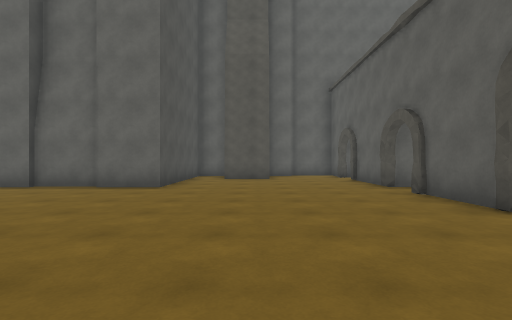
view 1 (above)

24 first-person views from a walk through a scene from a Unity 3-D project. The camera is 1.3 m above the floor, looks level and sees 85° across. The floor is counted in squares, 2 m on a side. Each view is taken from the middle of a square. On the plan, view 1 faces up. The plan holds only what a view shows up to about 9 squares ahead; the rest is blank. The place goes on beyond the plan. The player character is not drawn. Surface patterns are stand-ins for the level's own textures.

view 2
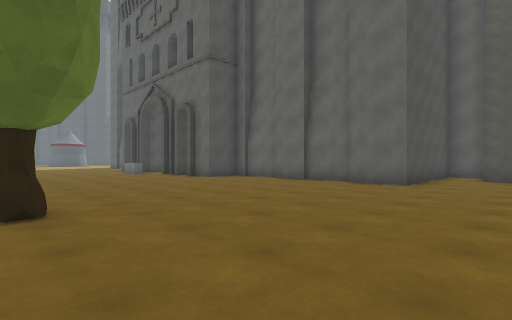

view 3
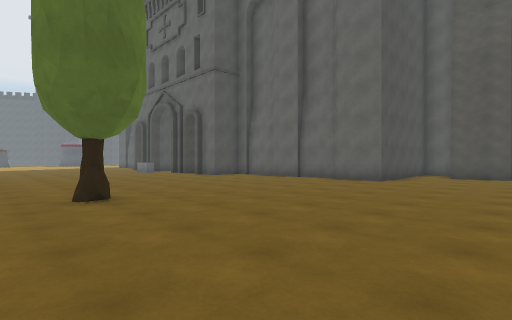

view 4
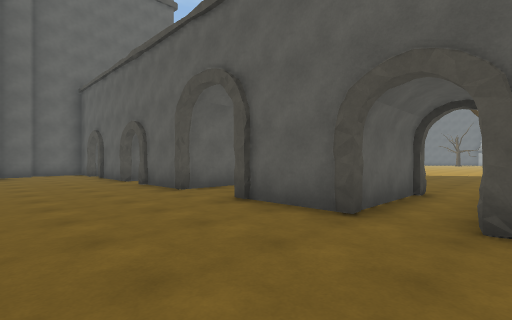

view 5
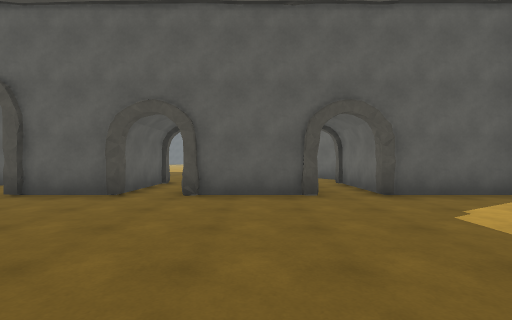

view 6
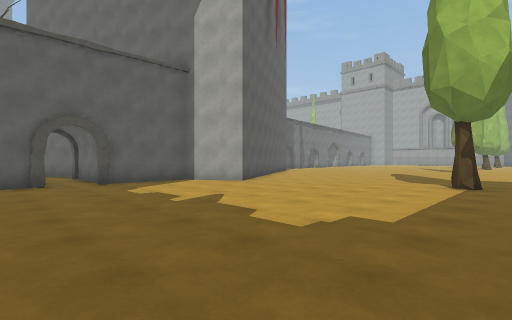

view 7
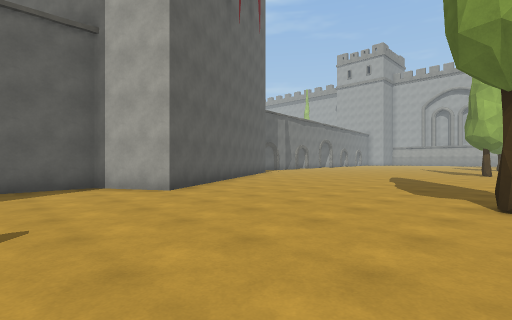

view 8
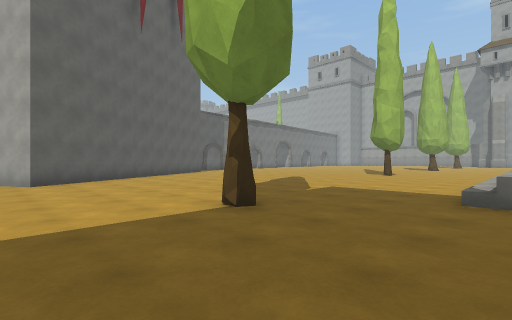

view 9
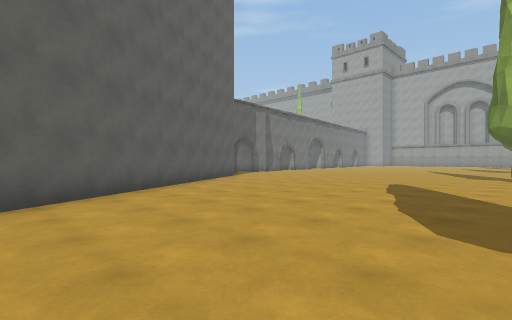

view 10
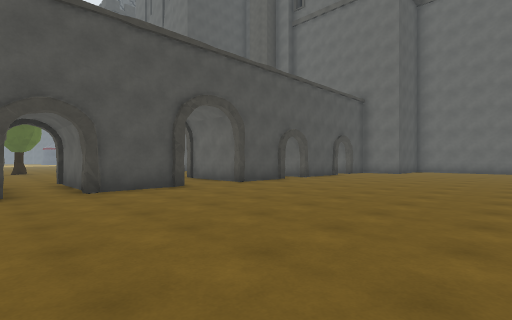

view 11
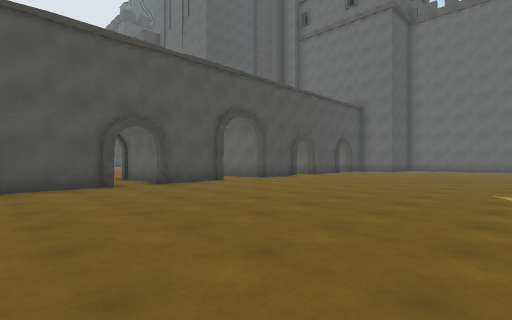

view 12
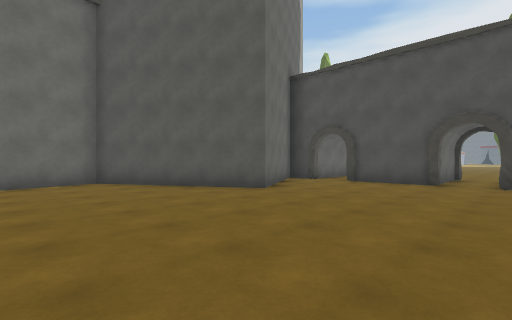

view 13
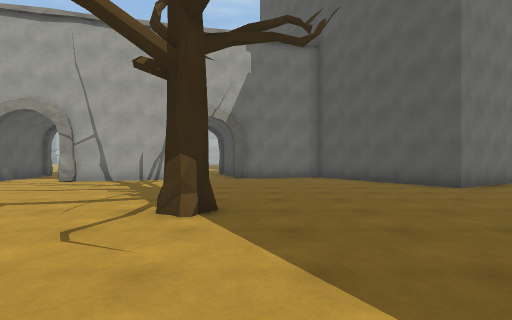

view 14
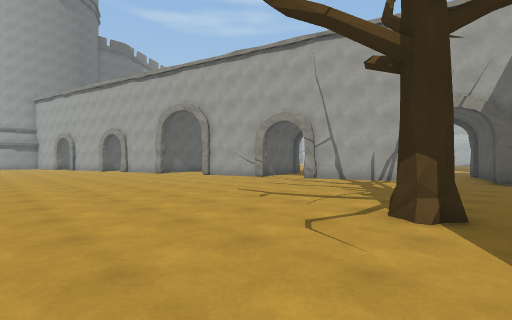

view 15
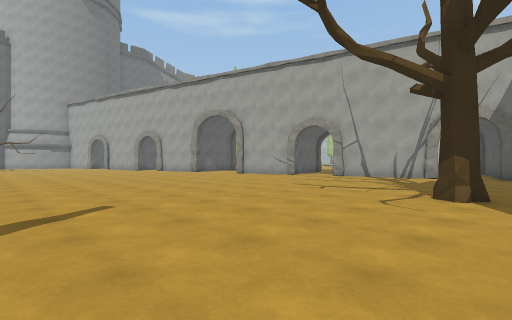

view 16
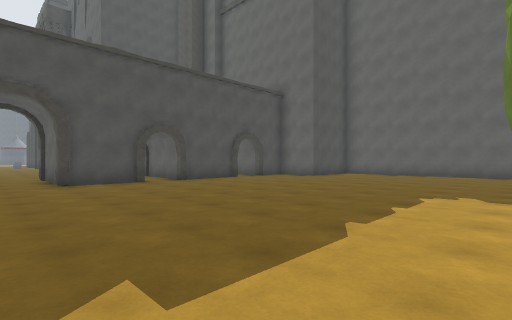

view 17
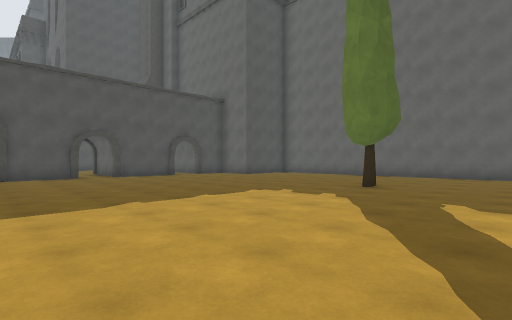

view 18
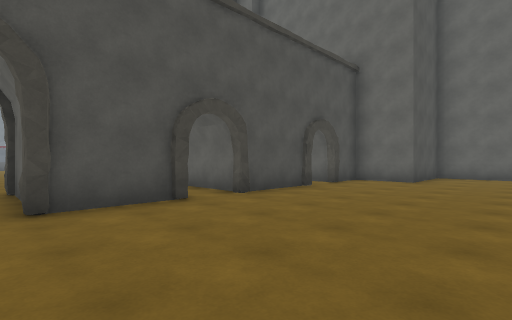

view 19
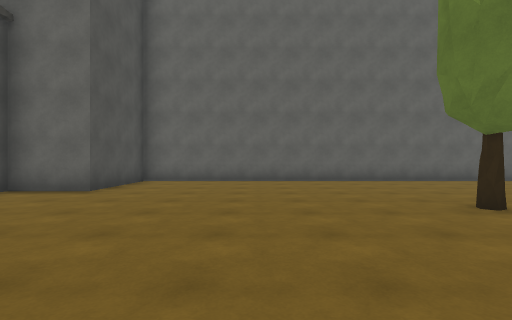

view 20
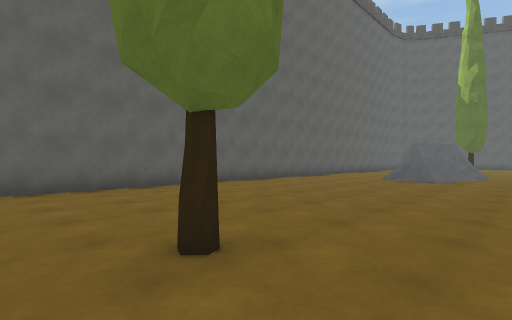

view 21
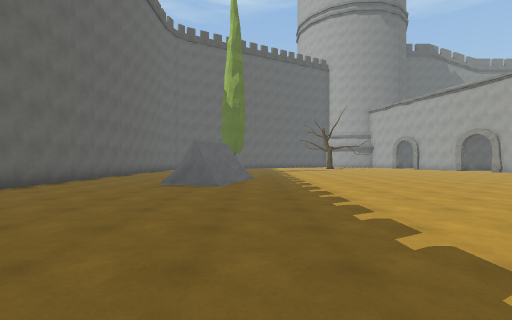

view 22
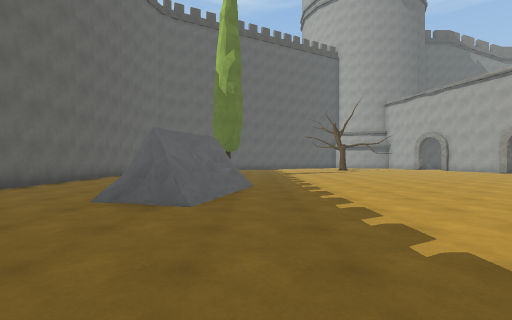

view 23
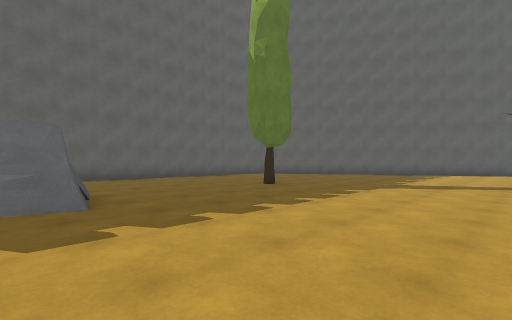

view 24
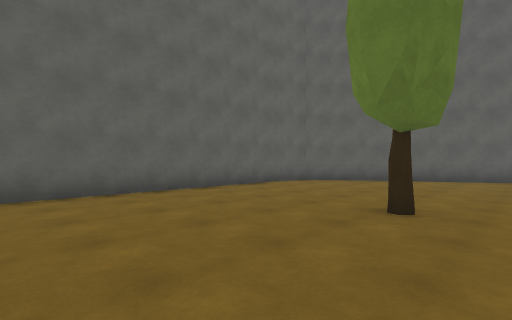

### Floor plan
Points are (right, up) in squares from view 1. A wall is a line through its corners. A room is listed if a view was taken in it or the views show most of it. See-through windows are left out.
Room 1 (views 1, 2, 3, 4, 5, 6, 7, 8, 9)
walls: (3.2, -4.1) (3.2, -1.8) (5.8, -1.8); (4.6, -14.2) (1.5, -8.9) (3.2, -7.9) (3.2, -5.4) (5.9, -5.4); (5.8, -0.4) (3.2, -0.4) (3.2, 1.6); (5.8, 3.5) (3.2, 3.5) (3.2, 5.5); (-3.9, 6.8) (-5.5, 6.8); (-5.4, 6.7) (-6.1, 6.7); (5.8, 6.7) (3.2, 6.7) (3.2, 9); (-2.3, 9.4) (-2.3, 6.7) (-3.9, 6.7); (0.5, 9.6) (-1.1, 9.6)
ways out: opening at (4.5, -5) to room 2; opening at (4.5, -1) to room 2; opening at (4.5, 2) to room 2; opening at (4.5, 6) to room 2
objects: pine tree (-4, -11); pine tree (-4, -1); pine tree (-3, -20)
Room 2 (views 10, 11, 12, 13, 14, 15, 16, 17, 18, 19, 20, 21, 22, 23, 24)
walls: (19.1, 14.6) (7.5, 14.6); (16.9, -7.1) (19.8, -6.4); (14.6, -7.6) (15.1, -9.5); (5.8, 5.5) (5.8, 3.5); (5.8, 1.6) (5.8, -0.4); (5.8, 9.1) (5.8, 6.7); (33.5, 14.3) (32.4, 14.6) (21, 14.6); (5.8, -1.8) (5.8, -4.1); (36.6, 9.5) (34.3, 13.5); (5.8, 11.9) (5.8, 10.4); (6.8, -5.8) (9.3, -4.4) (11.7, -8.5) (14.9, -7.7)
ways out: opening at (4.5, -5) to room 1; opening at (4.5, -1) to room 1; opening at (4.5, 2) to room 1; opening at (4.5, 6) to room 1; opening at (16, -9); opening at (21, -7)
objects: pine tree (14, 10); tent (23, 10) to (25, 11); pine tree (30, 10)

Positions as (right, up) in squares from view 1, and headings:
1: (0, 0), facing up
2: (0, -1), facing up-left
3: (1, -2), facing up-left
4: (0, -2), facing up-right
5: (-2, -3), facing right
6: (-5, -3), facing down-right
7: (-4, -6), facing down-right
8: (-7, -8), facing down-right
9: (-3, -9), facing down-right
10: (12, -2), facing up-left
11: (13, -4), facing up-left
12: (14, 0), facing down-left
13: (14, 2), facing down
14: (14, 2), facing down-right
15: (14, 4), facing down-right
16: (14, 2), facing up-left
17: (17, 3), facing up-left
18: (10, 3), facing up-left
19: (11, 6), facing up
20: (13, 8), facing up-right
21: (15, 9), facing right
22: (18, 9), facing right
23: (24, 5), facing up-right
24: (26, 9), facing up-right
